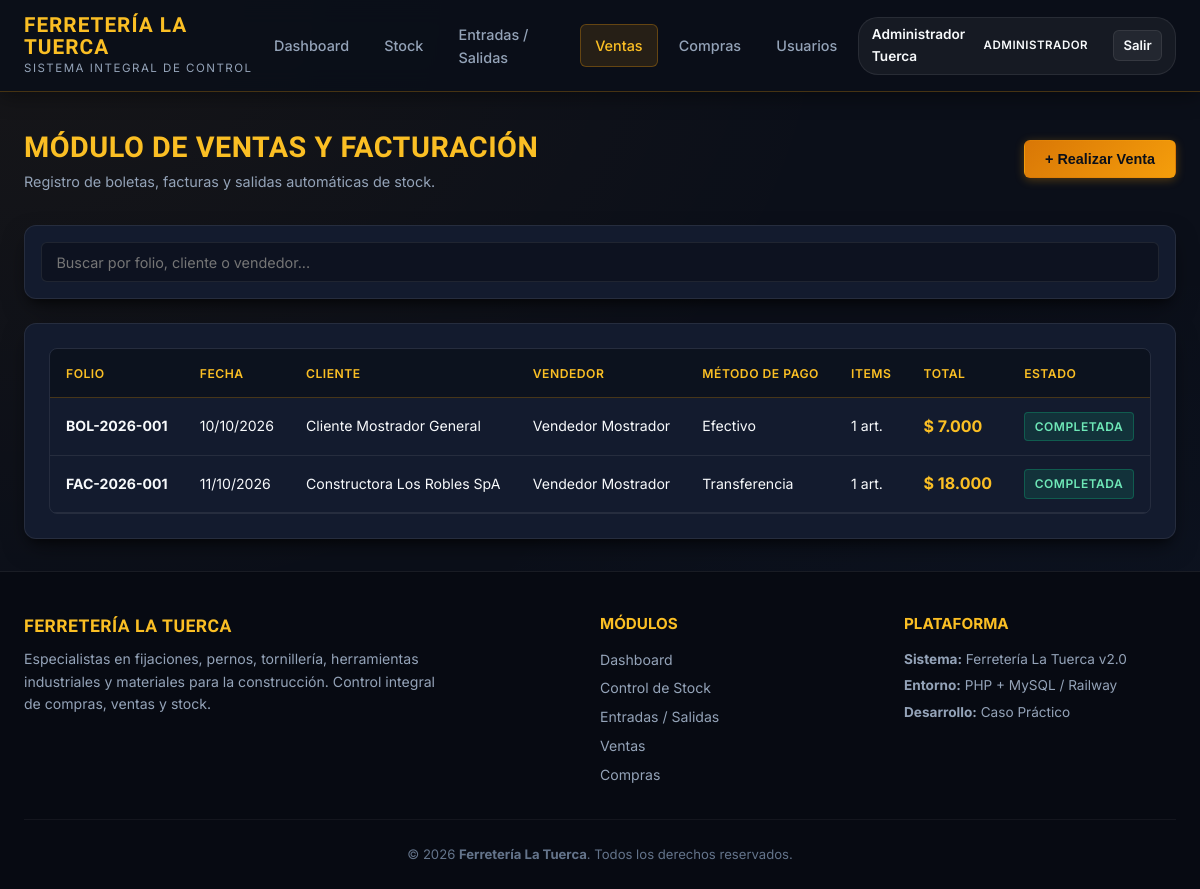
The page /ventas.php (signed in) on the database its author committed.
### tables this page shows
CREATE TABLE `ventas` (
  `id` INT AUTO_INCREMENT PRIMARY KEY,
  `folio` VARCHAR(50) NOT NULL UNIQUE,
  `cliente_id` INT DEFAULT NULL,
  `usuario_id` INT NOT NULL,
  `fecha` DATE NOT NULL,
  `total` DECIMAL(12,2) NOT NULL DEFAULT 0.00,
  `metodo_pago` ENUM('Efectivo', 'Tarjeta de Débito', 'Tarjeta de Crédito', 'Transferencia') NOT NULL DEFAULT 'Efectivo',
  `estado` ENUM('completada', 'anulada') DEFAULT 'completada',
  `creado_en` TIMESTAMP DEFAULT CURRENT_TIMESTAMP,
  CONSTRAINT `fk_venta_cliente` FOREIGN KEY (`cliente_id`) REFERENCES `clientes` (`id`) ON DELETE SET NULL,
  CONSTRAINT `fk_venta_usuario` FOREIGN KEY (`usuario_id`) REFERENCES `usuarios` (`id`) ON DELETE RESTRICT
);

CREATE TABLE `usuarios` (
  `id` INT AUTO_INCREMENT PRIMARY KEY,
  `nombre` VARCHAR(100) NOT NULL,
  `correo` VARCHAR(120) NOT NULL UNIQUE,
  `password` VARCHAR(255) NOT NULL,
  `rol` ENUM('administrador', 'vendedor', 'bodeguero') NOT NULL DEFAULT 'vendedor',
  `telefono` VARCHAR(25) DEFAULT NULL,
  `estado` ENUM('activo', 'inactivo') DEFAULT 'activo',
  `creado_en` TIMESTAMP DEFAULT CURRENT_TIMESTAMP
);

### includes/auth.php (called while the page is built, shortened)
<?php
function e($string) {
    return htmlspecialchars($string ?? '', ENT_QUOTES, 'UTF-8');
}
function formato_dinero($monto) {
    return '$ ' . number_format((float)$monto, 0, ',', '.');
}
function formato_fecha($fecha) {
    return date('d/m/Y', strtotime($fecha));
}
?>

### ventas.php (the view, shortened to what this page needs)
<?php
require_once __DIR__ . '/db/conexion.php';
require_once __DIR__ . '/includes/auth.php';
$stmtVentas = $pdo->query("
    SELECT v.*, COALESCE(c.nombre, 'Venta General / Mostrador') AS cliente_nombre, u.nombre AS vendedor_nombre,
           (SELECT COUNT(*) FROM detalle_ventas dv WHERE dv.venta_id = v.id) as total_items
    FROM ventas v
    LEFT JOIN clientes c ON v.cliente_id = c.id
    JOIN usuarios u ON v.usuario_id = u.id
    ORDER BY v.creado_en DESC
    LIMIT 50
");
$ventas = $stmtVentas->fetchAll();
require_once __DIR__ . '/includes/header.php';
?>
<div style="display: flex; justify-content: space-between; align-items: center; margin-bottom: 2rem; flex-wrap: wrap; gap: 1rem;">
    <div>
        <h1 style="font-size: 1.8rem; color: var(--gold-light);">Módulo de Ventas y Facturación</h1>
        <p style="color: var(--text-secondary); font-size: 0.9rem;">Registro de boletas, facturas y salidas automáticas de stock.</p>
    </div>
    <div>
        <button type="button" class="btn btn-primary" onclick="openModal('modalNuevaVenta')">
            + Realizar Venta
        </button>
    </div>
</div>
<div class="data-card" style="margin-bottom: 1.5rem; padding: 1rem;">
    <input type="text" id="tableSearch" class="form-input" placeholder="Buscar por folio, cliente o vendedor...">
</div>
<div class="data-card">
    <div class="table-responsive">
        <table class="custom-table">
            <thead>
                <tr>
                    <th>Folio</th>
                    <th>Fecha</th>
                    <th>Cliente</th>
                    <th>Vendedor</th>
                    <th>Método de Pago</th>
                    <th>Items</th>
                    <th>Total</th>
                    <th>Estado</th>
                </tr>
            </thead>
            <tbody>
                <?php if (empty($ventas)): ?>
                    <tr><td colspan="8" style="text-align: center; color: var(--text-muted);">No hay ventas registradas.</td></tr>
                <?php else: ?>
                    <?php foreach ($ventas as $v): ?>
                        <tr>
                            <td><strong><?php echo e($v['folio']); ?></strong></td>
                            <td><?php echo formato_fecha($v['fecha']); ?></td>
                            <td><?php echo e($v['cliente_nombre']); ?></td>
                            <td><?php echo e($v['vendedor_nombre']); ?></td>
                            <td><?php echo e($v['metodo_pago']); ?></td>
                            <td><?php echo $v['total_items']; ?> art.</td>
                            <td><strong style="color: var(--gold-light); font-size: 1rem;"><?php echo formato_dinero($v['total']); ?></strong></td>
                            <td><span class="badge badge-success"><?php echo e(ucfirst($v['estado'])); ?></span></td>
                        </tr>
                    <?php endforeach; ?>
                <?php endif; ?>
            </tbody>
        </table>
    </div>
</div>
<?php require_once __DIR__ . '/includes/footer.php'; ?>

### css/styles.css (style rules this page uses)
:root { --bg-main: #0b0f19; --bg-card: #131b2e; --bg-card-hover: #1c2742; --bg-glass: rgba(19, 27, 46, 0.85); --border-color: rgba(245, 158, 11, 0.25); --border-light: rgba(255, 255, 255, 0.08); --gold-primary: #f59e0b; --gold-light: #fbbf24; --gold-dark: #d97706; --gold-glow: rgba(245, 158, 11, 0.25); --accent-orange: #ea580c; --navy-deep: #070a12; --navy-blue: #1e293b; --accent-blue: #3b82f6; --text-primary: #f8fafc; --text-secondary: #94a3b8; --text-muted: #64748b; --success: #10b981; --warning: #f59e0b; --danger: #ef4444; --info: #06b6d4; --shadow-soft: 0 10px 25px -5px rgba(0, 0, 0, 0.5), 0 8px 10px -6px rgba(0, 0, 0, 0.5); --shadow-sm: 0 4px 6px -1px rgba(0, 0, 0, 0.3); --shadow-gold: 0 0 20px rgba(245, 158, 11, 0.2); --radius-lg: 12px; --radius-md: 8px; --radius-sm: 6px; --transition: all 0.2s cubic-bezier(0.4, 0, 0.2, 1); }
* { box-sizing: border-box; margin: 0; padding: 0; }
body { font-family: 'Inter', -apple-system, BlinkMacSystemFont, sans-serif; background-color: var(--bg-main); color: var(--text-primary); min-height: 100vh; display: flex; flex-direction: column; line-height: 1.6; background-image: radial-gradient(at 0% 0%, rgba(245, 158, 11, 0.05) 0px, transparent 50%), radial-gradient(at 100% 100%, rgba(59, 130, 246, 0.05) 0px, transparent 50%); background-attachment: fixed; }
h1, h2, h3, .brand-font { font-family: 'Oswald', sans-serif; letter-spacing: 0.5px; text-transform: uppercase; }
.btn { display: inline-flex; align-items: center; justify-content: center; gap: 0.5rem; padding: 0.65rem 1.25rem; border-radius: var(--radius-sm); font-size: 0.9rem; font-weight: 600; cursor: pointer; text-decoration: none; transition: var(--transition); border: 1px solid transparent; }
.btn-primary { background: linear-gradient(135deg, var(--gold-dark), var(--gold-primary)); color: #0b0f19; box-shadow: 0 2px 10px rgba(245, 158, 11, 0.3); }
.data-card { background: var(--bg-card); border-radius: var(--radius-lg); border: 1px solid var(--border-light); box-shadow: var(--shadow-soft); padding: 1.5rem; position: relative; overflow: hidden; }
.table-responsive { width: 100%; overflow-x: auto; border-radius: var(--radius-md); border: 1px solid var(--border-light); }
.custom-table { width: 100%; border-collapse: collapse; text-align: left; font-size: 0.88rem; }
.custom-table th { background: rgba(0, 0, 0, 0.35); color: var(--gold-light); font-weight: 600; text-transform: uppercase; letter-spacing: 0.5px; font-size: 0.76rem; padding: 0.9rem 1rem; border-bottom: 1px solid var(--border-color); }
.custom-table td { padding: 0.85rem 1rem; border-bottom: 1px solid var(--border-light); color: var(--text-primary); vertical-align: middle; }
.badge { display: inline-block; padding: 0.25rem 0.6rem; border-radius: 4px; font-size: 0.75rem; font-weight: 600; text-transform: uppercase; letter-spacing: 0.5px; }
.badge-success { background: rgba(16, 185, 129, 0.15); color: #6ee7b7; border: 1px solid rgba(16, 185, 129, 0.3); }
.form-input, .form-select, .form-textarea { width: 100%; padding: 0.65rem 0.9rem; background: rgba(0, 0, 0, 0.3); border: 1px solid var(--border-light); border-radius: var(--radius-sm); color: var(--text-primary); font-size: 0.9rem; font-family: inherit; transition: var(--transition); }

### rows shown on the page
ventas: folio "BOL-2026-001", fecha "10/10/2026", cliente_nombre "Cliente Mostrador General", usuario.nombre "Vendedor Mostrador", metodo_pago "Efectivo", total_items "1", total "$ 7.000", estado "COMPLETADA"
ventas: folio "FAC-2026-001", fecha "11/10/2026", cliente_nombre "Constructora Los Robles SpA", usuario.nombre "Vendedor Mostrador", metodo_pago "Transferencia", total_items "1", total "$ 18.000", estado "COMPLETADA"

### other values the page prints
$userName "Administrador Tuerca"
$userRole "ADMINISTRADOR"
